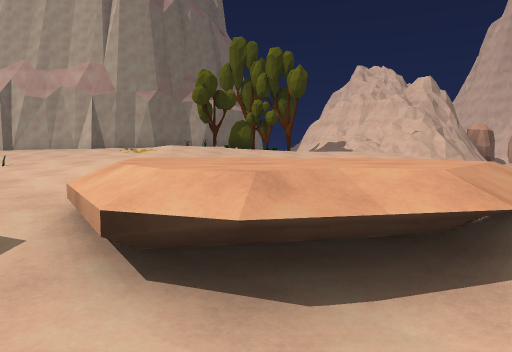
[1] (above)

24 first-person views from a walk through a Unity game level. The camera is 1.2 m above the floor, tilts 4° down and sees 70° across. The floor is counted in squares, 2 m on a side. Each view is taken from the middle of a square. On the plan, view 1 faces up. The plan holds only what a view shows up to about 10 squares ahead; the rest is blank. The place goes on beyond the plan. The player character is not drawn.

[2]
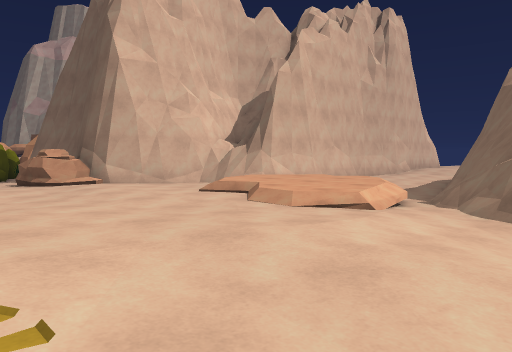

[3]
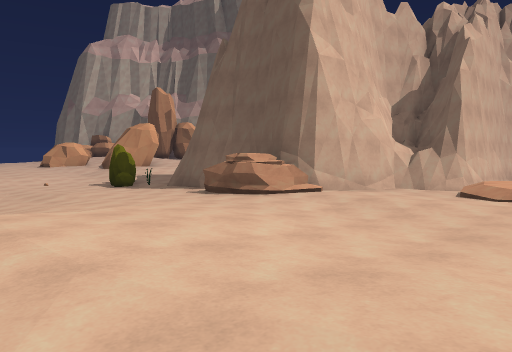

[4]
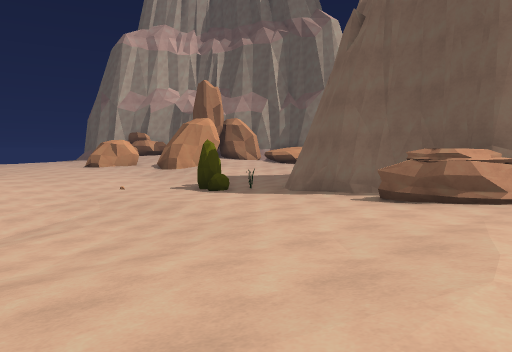

[5]
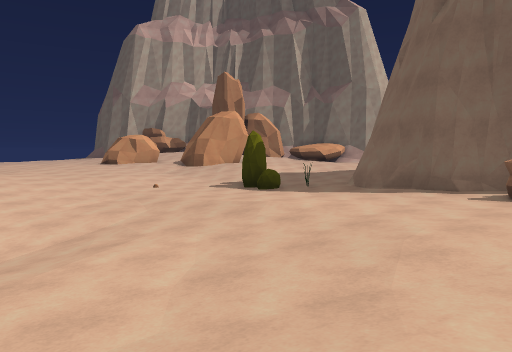

[6]
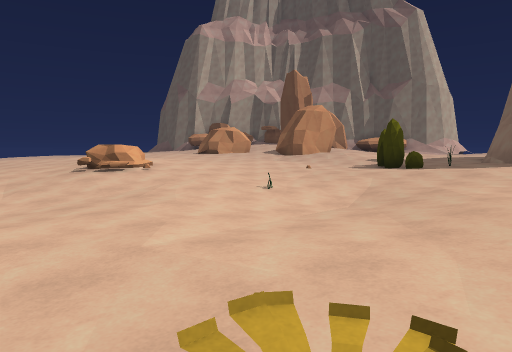

[7]
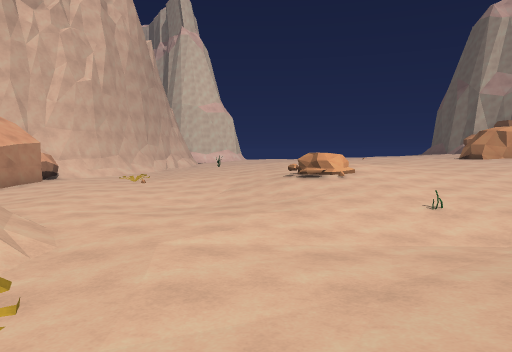

[8]
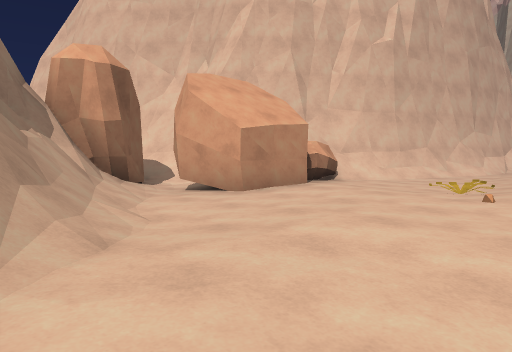

[9]
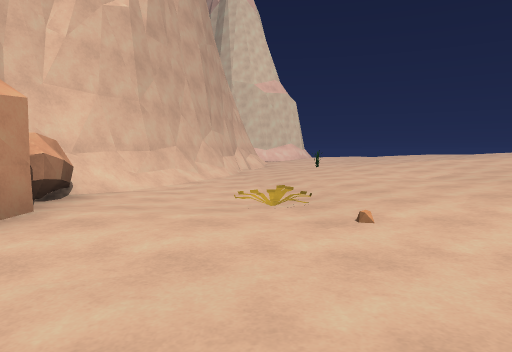

[10]
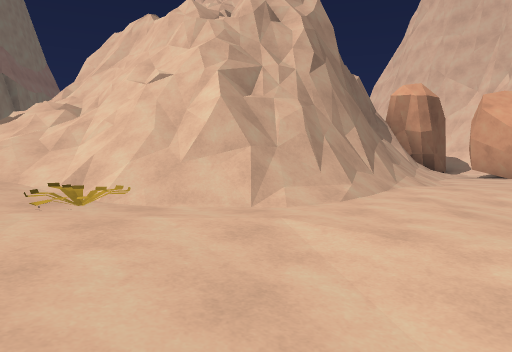

[11]
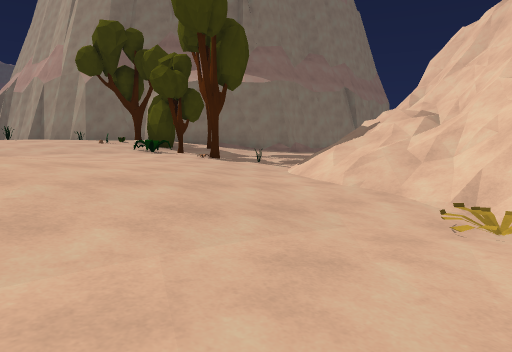

[12]
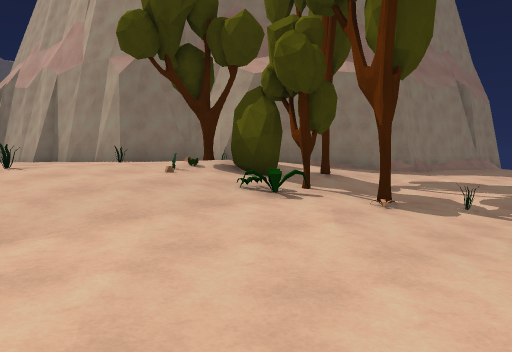

[13]
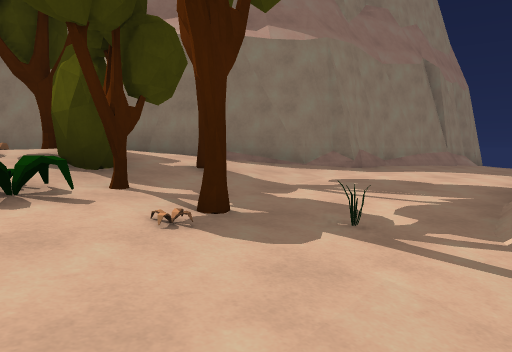

[14]
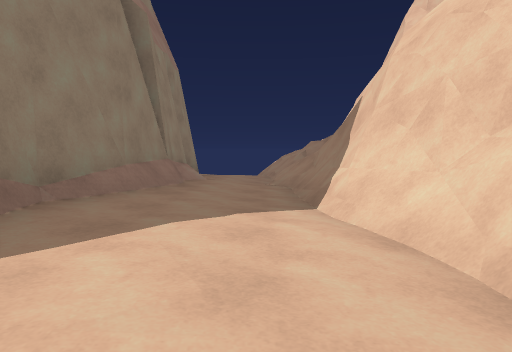

[15]
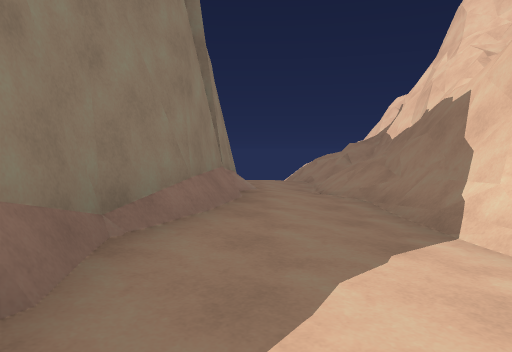

[16]
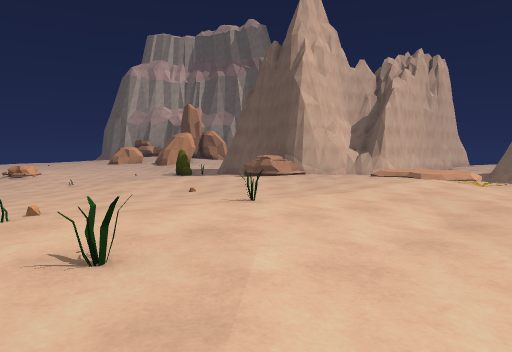

[17]
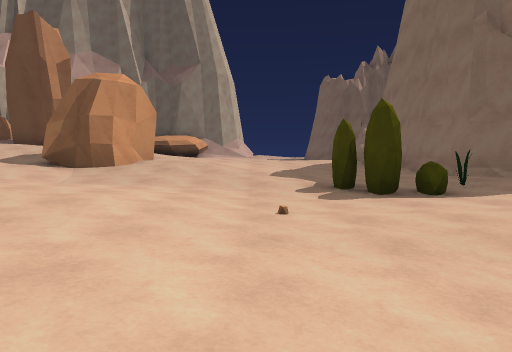

[18]
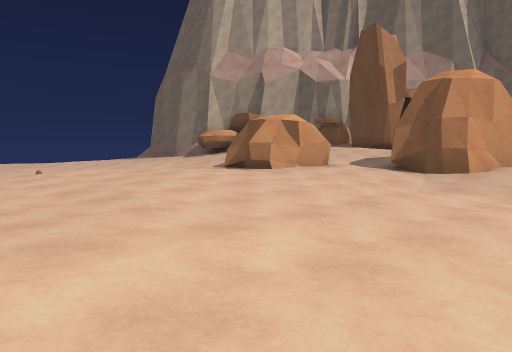

[19]
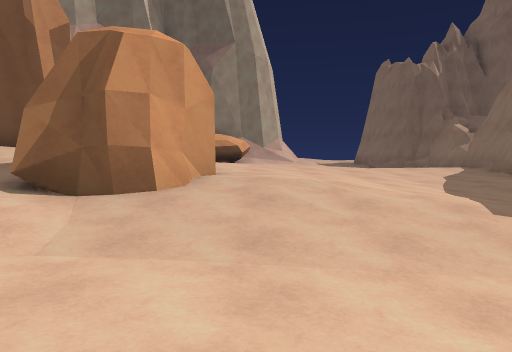

[20]
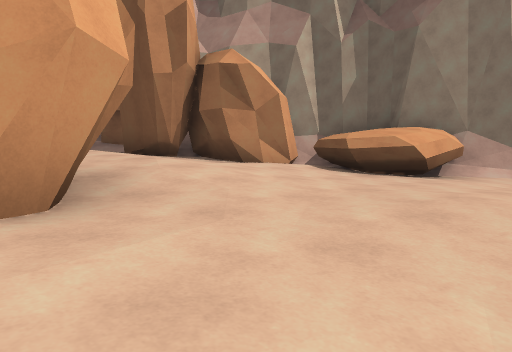

[21]
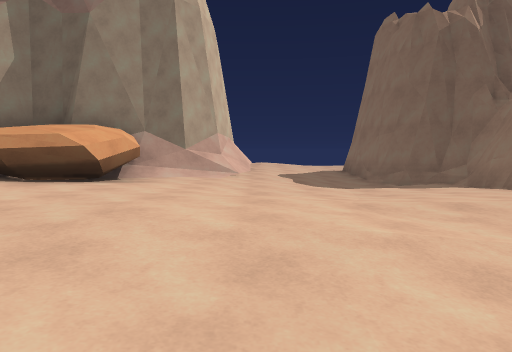

[22]
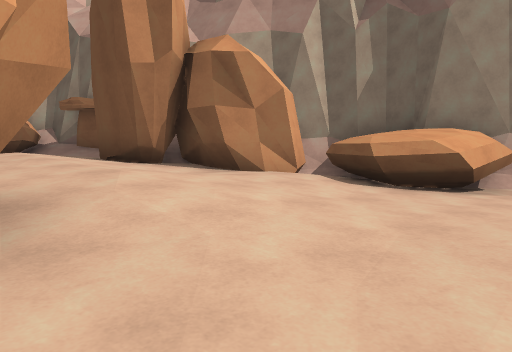

[23]
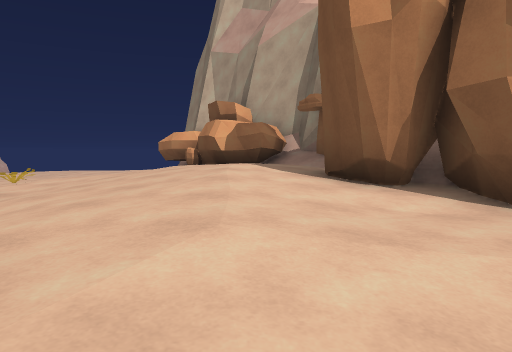

[24]
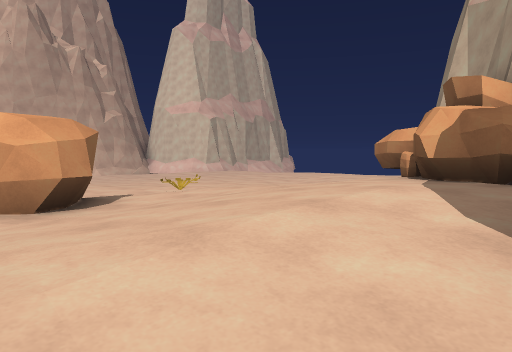

### Floor plan
Key: @ floor where view 1 was taken; # wall or solid block; . main floor; : floor 0.25 m higher than the main floor; - floor 0.25 m lower than the main floor; + floor 0.5 m higher than the main floor; _ floor 0.5 m lower than the main floor; * floor 0.75 m higher than the main floor; < floor 0.75 m lower than the main floor; % floor 1 m higher than the main floor; ( floor 1 m lower than the main floor; ! floor 1.25 m lower than the main floor; & floor 2 m higher than the main floor; / step, stairs or slope; = window, fence, low wall or low ledge; ^ raised ledge; P plant; R rock; T tree; O other object.
Columns run from 5 left of view 1 to 27 right of it. Each row starts with its distance up from view 1.
 32      #--/=^
 31      #._/=^
 30      #.-/=^
 29      #/./#^
 28      #:.##
 27      #:.##
 26      #:.##            #
 25      #:./#        ##  #
 24     ##:./##^      #RRR
 23     #/:./ =^      ^=/RRRR##
 22    ##:...=/=^ ^   =/!RRRR/##
 21   ##*+...///=^=^^^#!!!((!!/###
 20  ##O*T..O///=====#/!((((!!!!//
 19    T#T:T./////#&#=(((((P!!!!!!
 18 %%% OOPP.-_////=_(((((((((((((
 17 %%O%OO::..-_<(//(((!((((((((((
 16 *%%%%*::...-<P((((!!(((<<(((<<
 15 **%O*+::...-_<(((((((<<<<<<<<_
 14  *%%*+:::::.-_<(((((<O___ ____
 13  %%%*++::+:.-_<(!((<_R     __-
 12  *%%*+++++:.-_<(!O(<_-..-
 11  *%%***+++:.-_<((((<__-.------
 10 ++*%*++++::.-__<<<(<<__--.--..
  9 :+P*++::::..--___<<<<__--......
  8 ::+++::.....--___<<<<_---......-
  7 ::++:::.....R--__<<<<__---.......
  6  O:::::::.RRR##/O=#<<<___-.##....
  5  ...///...######__<___---.###:...
  4   ..+++/..#    ##___-../#..##P+::
  3   #-+++/.##     #-__-..###.:+++
  2   ##=++-##      #----..##+++****R
  1    #___ ##      #---...:+**%%%%RR
  0    ##@  #       #--....:+**%%%%RR
 -1     #-          #--....:+++*R%/##
 -2     #           #.......:++*R R
 -3                  ----...^+RR
 -4                 /___-..^^^R
 -5                #/___--/#^^#
 -6                #/<<_--/###
 -7                ##<<_-###
 -8                 ##__/#

Where each view was taken, in squares from view 1:
view 1: 0 up, 0 right, facing up
view 2: 9 up, 4 left, facing down-right
view 3: 12 up, 0 right, facing down-right
view 4: 13 up, 4 right, facing down-right
view 5: 13 up, 6 right, facing down-right
view 6: 17 up, 8 right, facing down-right
view 7: 15 up, 7 right, facing right
view 8: 17 up, 12 right, facing up-right
view 9: 19 up, 14 right, facing right
view 10: 13 up, 10 right, facing up
view 11: 13 up, 9 right, facing up-left
view 12: 14 up, 4 right, facing up-left
view 13: 17 up, 4 right, facing up-left
view 14: 22 up, 2 right, facing up
view 15: 23 up, 1 right, facing up
view 16: 18 up, 5 left, facing down-right
view 17: 12 up, 15 right, facing down
view 18: 12 up, 16 right, facing down-right
view 19: 8 up, 17 right, facing down
view 20: 3 up, 15 right, facing down-right
view 21: 2 up, 15 right, facing down
view 22: 2 up, 16 right, facing down-right
view 23: 0 up, 18 right, facing right
view 24: 1 down, 21 right, facing up-right
